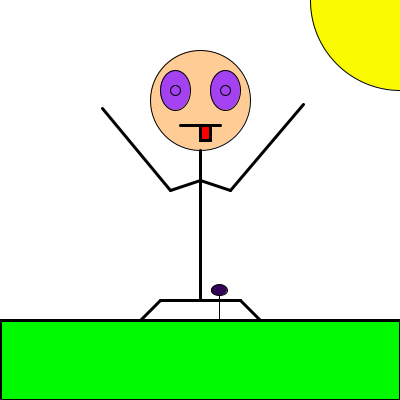
Frame 1 (no input)
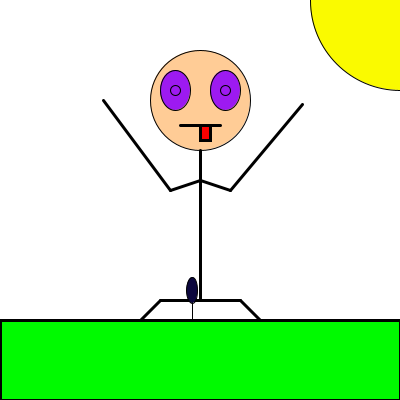
Frame 2 (the mouse pressed at the canvas centre, redrawn once)

The Processing sketch that drew these frames (run headless with seeded random() and noise(); the mouse was pressed at the canvas centre and the sketch redrawn once):

// Processing sketch: processing_109205
// ── processing_109205.pde

float eyeR;
float eyeG;
float eyeB;

int leftarmX;
int leftarmY;
int rightarmX;
int rightarmY;

int flowersX;
int flowersY;

int flowerR;
int flowerG;
int flowerB;
int flowerA;

float flowerWidth;
float flowerHeight;

boolean clouds = false;

void setup() 
{
  background (255);
  size (400, 400);
  smooth();
  noStroke();
  noLoop();
}

void draw() 
{
  background (255);
  stroke(0);

  if (clouds) {
    stroke(0);        //clouds
    fill(125);  
    ellipse(80, 30, 100, 50);
    ellipse(150, 30, 100, 50);
    ellipse(260, 30, 100, 50);
    ellipse(300, 30, 100, 50);
  }
  else {
    fill (250, 250, 0);      //sun
    ellipse (400, 0, 180, 180);
  }

  fill(255, 204, 150);              //head
  ellipse(200, 100, 100, 100);

  eyeR = random(255);
  eyeG = random(255);
  eyeB = random(255);
  fill(eyeR, eyeG, eyeB);             //eyes
  ellipse(175, 90, 30, 40);
  ellipse(225, 90, 30, 40);

  fill(eyeR, eyeG, eyeB);
  ellipse (175, 90, 10, 10);
  ellipse (225, 90, 10, 10);

  strokeWeight(3);       //mouth
  line(180, 125, 220, 125);
  fill(250, 0, 0);
  rectMode(CORNER);
  rect(200, 125, 10, 15);

  line(200, 150, 200, 300); //body

  leftarmX = (int) random(100, 110);  //left arm
  leftarmY = (int) random(100, 110);
  line(200, 180, 170, 190); 
  line(170, 190, leftarmX, leftarmY);

  rightarmX = (int) random(300, 310);  //right arm
  rightarmY = (int) random(100, 110);
  line(200, 180, 230, 190); //right arm
  line(230, 190, rightarmX, rightarmY);

  line(160, 300, 240, 300); //legs
  line(240, 300, 260, 320); //right
  line(160, 300, 140, 320); //left

  rectMode(CORNER); //grass
  fill(0, 250, 0);
  rect(0, 320, 400, 80);


  flowersX= (int) random(0, 400);  //random flowers
  flowersY= 320;
  flowerWidth = (int) random (10, 30);
  flowerHeight = (int) random (10, 30);
  flowerR = (int) random(255);
  flowerG = (int) random(255);
  flowerB = (int) random(255);
  flowerA = (int) random(100);
  strokeWeight(1);
  line (flowersX, flowersY, flowersX, 290);
  fill(flowerR, flowerG, flowerB);
  ellipse(flowersX, 290, flowerWidth, flowerHeight);
}

//void mousePressed()   //rain
//{
//  stroke(0); 
//  fill(0, 0, 255); 
//  ellipseMode(CENTER); 
//  ellipse(mouseX, mouseY, 10, 12);
//}

void keyPressed()  //clouds
{
  if (key == ' ') {
    redraw();
  } 
  else {
    clouds = !clouds;
    redraw();
  }
}
